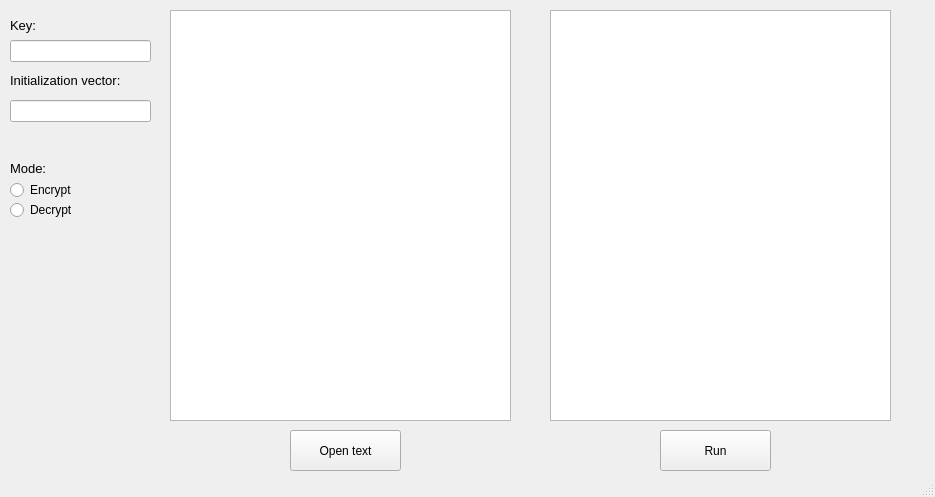
<?xml version="1.0" encoding="UTF-8"?>
<ui version="4.0">
 <class>MainWindow</class>
 <widget class="QMainWindow" name="MainWindow">
  <property name="geometry">
   <rect>
    <x>0</x>
    <y>0</y>
    <width>935</width>
    <height>497</height>
   </rect>
  </property>
  <property name="windowTitle">
   <string>Lab 5 CybSec</string>
  </property>
  <widget class="QWidget" name="centralwidget">
   <widget class="QLineEdit" name="lineEdit">
    <property name="geometry">
     <rect>
      <x>10</x>
      <y>40</y>
      <width>141</width>
      <height>22</height>
     </rect>
    </property>
   </widget>
   <widget class="QLabel" name="label">
    <property name="geometry">
     <rect>
      <x>10</x>
      <y>15</y>
      <width>141</width>
      <height>21</height>
     </rect>
    </property>
    <property name="font">
     <font>
      <pointsize>10</pointsize>
     </font>
    </property>
    <property name="text">
     <string>Key:</string>
    </property>
   </widget>
   <widget class="QLabel" name="label_2">
    <property name="geometry">
     <rect>
      <x>10</x>
      <y>70</y>
      <width>151</width>
      <height>21</height>
     </rect>
    </property>
    <property name="font">
     <font>
      <pointsize>10</pointsize>
     </font>
    </property>
    <property name="text">
     <string>Initialization vector:</string>
    </property>
   </widget>
   <widget class="QLineEdit" name="lineEdit_2">
    <property name="geometry">
     <rect>
      <x>10</x>
      <y>100</y>
      <width>141</width>
      <height>22</height>
     </rect>
    </property>
   </widget>
   <widget class="QLabel" name="label_3">
    <property name="geometry">
     <rect>
      <x>10</x>
      <y>160</y>
      <width>141</width>
      <height>16</height>
     </rect>
    </property>
    <property name="font">
     <font>
      <pointsize>10</pointsize>
     </font>
    </property>
    <property name="text">
     <string>Mode:</string>
    </property>
   </widget>
   <widget class="QRadioButton" name="radioButton">
    <property name="geometry">
     <rect>
      <x>10</x>
      <y>180</y>
      <width>95</width>
      <height>20</height>
     </rect>
    </property>
    <property name="text">
     <string>Encrypt</string>
    </property>
   </widget>
   <widget class="QRadioButton" name="radioButton_2">
    <property name="geometry">
     <rect>
      <x>10</x>
      <y>200</y>
      <width>95</width>
      <height>20</height>
     </rect>
    </property>
    <property name="text">
     <string>Decrypt</string>
    </property>
   </widget>
   <widget class="QPlainTextEdit" name="plainTextEdit">
    <property name="geometry">
     <rect>
      <x>170</x>
      <y>10</y>
      <width>341</width>
      <height>411</height>
     </rect>
    </property>
   </widget>
   <widget class="QPlainTextEdit" name="plainTextEdit_2">
    <property name="geometry">
     <rect>
      <x>550</x>
      <y>10</y>
      <width>341</width>
      <height>411</height>
     </rect>
    </property>
   </widget>
   <widget class="QPushButton" name="pushButton">
    <property name="geometry">
     <rect>
      <x>290</x>
      <y>430</y>
      <width>111</width>
      <height>41</height>
     </rect>
    </property>
    <property name="text">
     <string>Open text</string>
    </property>
   </widget>
   <widget class="QPushButton" name="pushButton_2">
    <property name="geometry">
     <rect>
      <x>660</x>
      <y>430</y>
      <width>111</width>
      <height>41</height>
     </rect>
    </property>
    <property name="text">
     <string>Run</string>
    </property>
   </widget>
  </widget>
  <widget class="QStatusBar" name="statusbar"/>
 </widget>
 <resources/>
 <connections/>
</ui>
